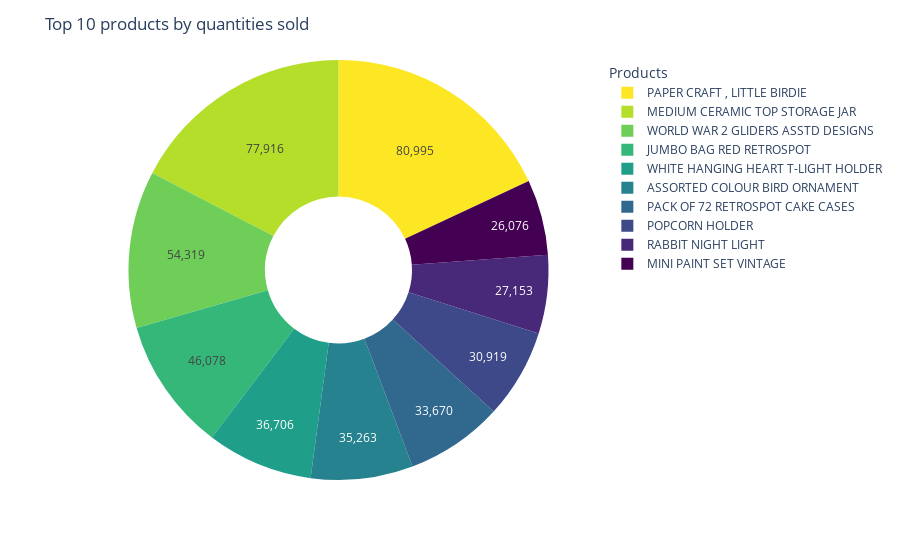

The notebook cell saved with this chart:
### Code cell
fig = px.pie(prod, values='Quantity', names='Description', 
             color_discrete_sequence=px.colors.sequential.Viridis_r, hole=.35)
fig.update_traces(textinfo='value')
fig.update_layout(title="Top 10 products by quantities sold",legend_title="Products")
fig.show()

### Figure 1 — Plotly figure (JSON) as saved in the notebook; plotly's stock layout.template omitted (floating-point values rounded to 4 significant figures)
{"data": [{"domain": {"x": [0, 1], "y": [0, 1]}, "hole": 0.35, "hovertemplate": "Description=%{label}<br>Quantity=%{value}<extra></extra>", "labels": ["PAPER CRAFT , LITTLE BIRDIE", "MEDIUM CERAMIC TOP STORAGE JAR", "WORLD WAR 2 GLIDERS ASSTD DESIGNS", "JUMBO BAG RED RETROSPOT", "WHITE HANGING HEART T-LIGHT HOLDER", "ASSORTED COLOUR BIRD ORNAMENT", "PACK OF 72 RETROSPOT CAKE CASES", "POPCORN HOLDER", "RABBIT NIGHT LIGHT", "MINI PAINT SET VINTAGE "], "legendgroup": "", "name": "", "showlegend": true, "textinfo": "value", "type": "pie", "values": [80995, 77916, 54319, 46078, 36706, 35263, 33670, 30919, 27153, 26076]}], "layout": {"autosize": true, "legend": {"title": {"text": "Products"}, "tracegroupgap": 0}, "margin": {"t": 60}, "piecolorway": ["#fde725", "#b5de2b", "#6ece58", "#35b779", "#1f9e89", "#26828e", "#31688e", "#3e4989", "#482878", "#440154"], "title": {"text": "Top 10 products by quantities sold"}}}
